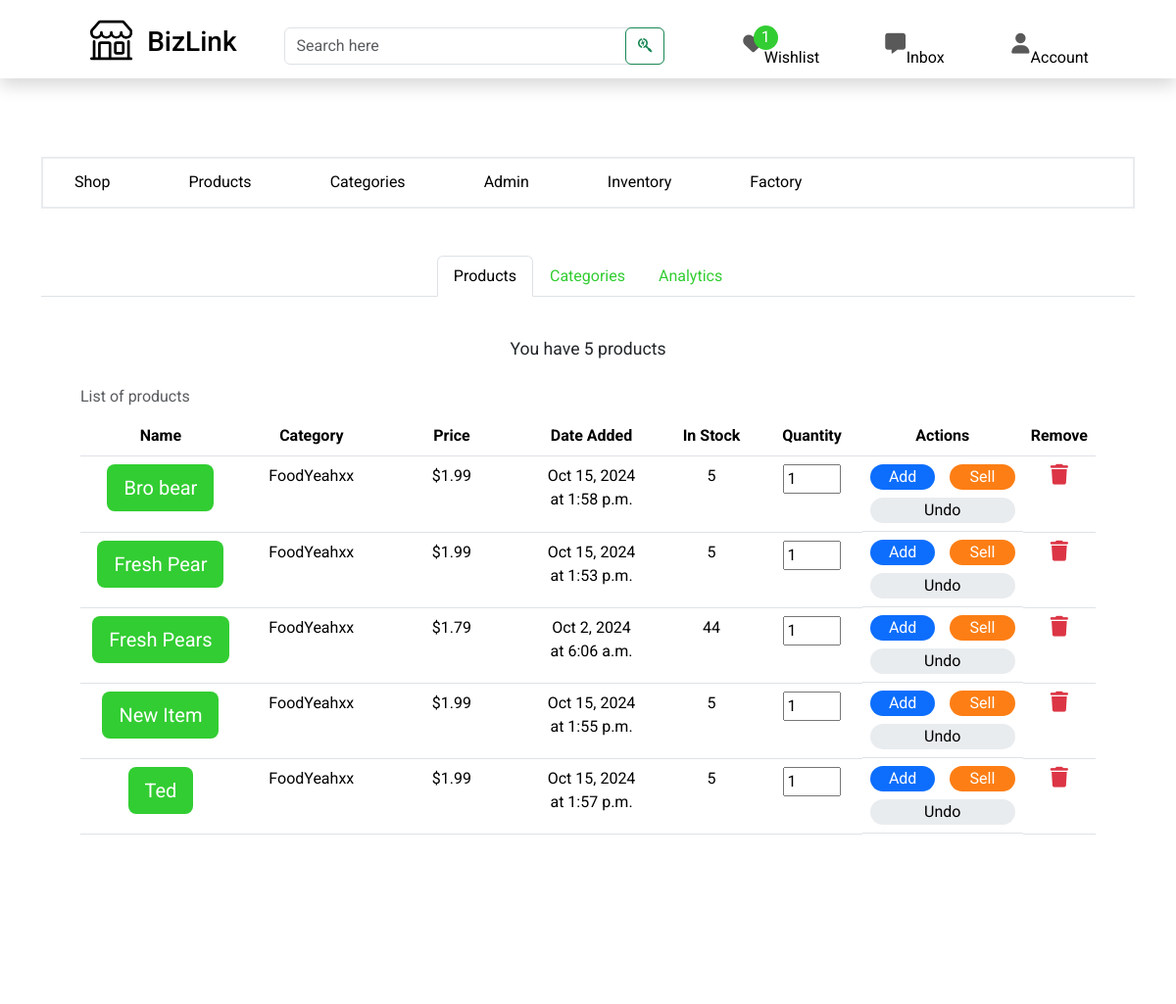
The app's page /core/owner/home/inventory/ (signed in, upper part), older data.
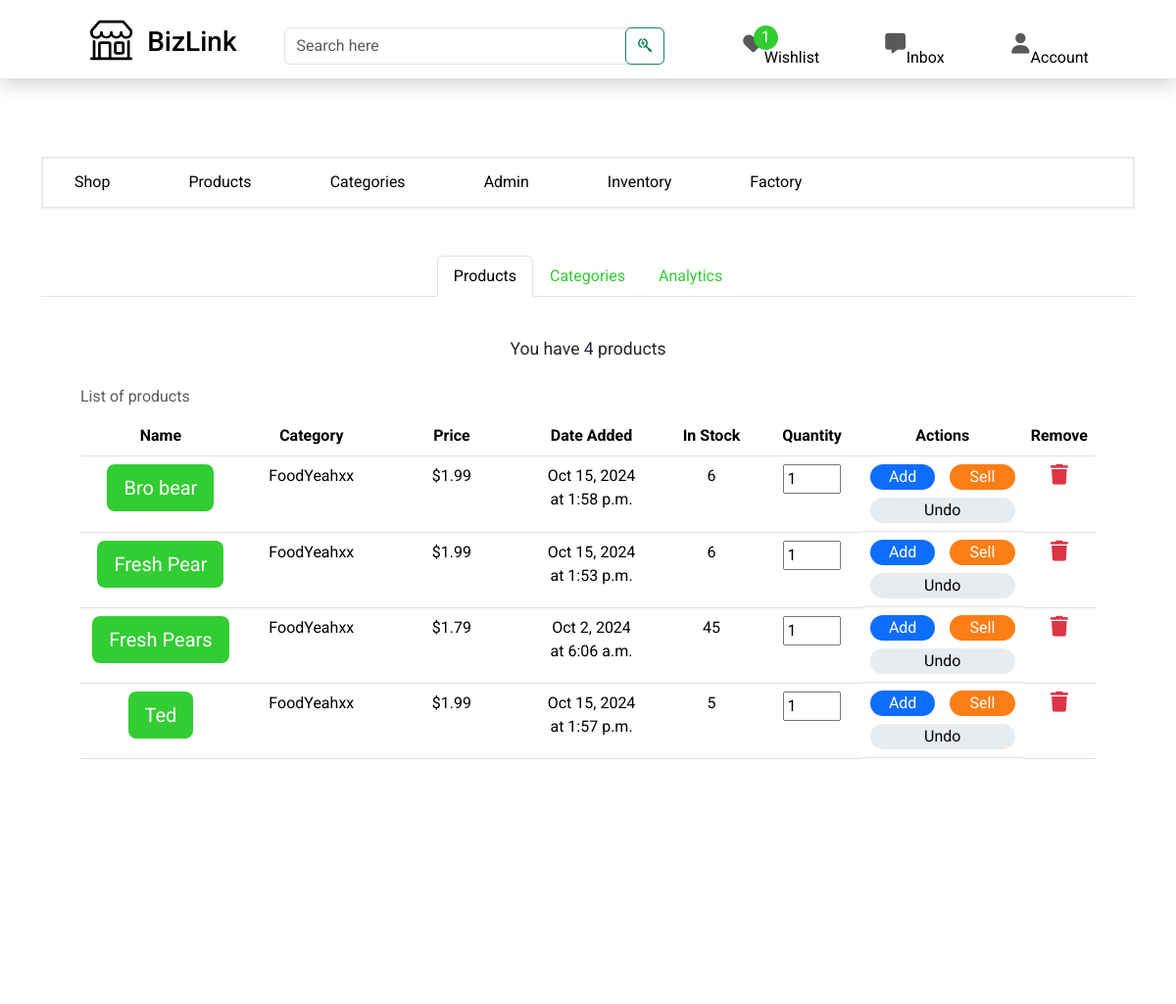
The same page, newer data.
### shop/models.py (models this page shows, shortened)
class Product(models.Model):
    productId =  ShortUUIDField(unique=True, length=10, max_length=21, prefix="product", alphabet="ABCDEF0123456789")
    name = models.CharField(max_length=255)
    category = models.ForeignKey(Category, related_name='category_products', on_delete=models.CASCADE)
    image = models.ImageField(upload_to='product_directory_path', blank=True, null=True)
    video = models.ForeignKey(ProductVideo, null=True, blank=True, on_delete=models.SET_NULL, related_name="product_on_the_video")
    shop = models.ForeignKey(Shop, related_name='shop_products', on_delete=models.CASCADE)
    description = models.TextField(blank=True, null=True)
    specifications = models.TextField(blank=True, null=True)
    mfg = models.DateTimeField(auto_now_add=False, null=True, blank=True)
    price = models.DecimalField(max_digits=15, decimal_places=2)
    stock_quantity = models.PositiveIntegerField()
    created_by = models.ForeignKey(settings.AUTH_USER_MODEL, related_name='user_products', on_delete=models.CASCADE)
    created_at = models.DateTimeField(auto_now_add=True)
    updated_at = models.DateTimeField(auto_now=True)
    tags = TaggableManager(blank=True)
    sku = ShortUUIDField(unique=True, length=4, max_length=10, prefix="sku", alphabet="0123456789")
    class Meta:
        ordering = ('name',)
        unique_together = ('created_by', 'name', 'category')

class Category(models.Model):
    categoryId =  ShortUUIDField(unique=True, length=10, max_length=21, prefix="category", alphabet="ABCDEF0123456789")
    name = models.CharField(max_length=255)
    description = models.TextField(blank=False, null=False)
    image = models.ImageField(upload_to='category_directory_path', blank=True, null=True)
    shop = models.ForeignKey(Shop, related_name='shop_categories', on_delete=models.CASCADE)
    created_at = models.DateTimeField(auto_now_add=True)
    created_by = models.ForeignKey(settings.AUTH_USER_MODEL, on_delete=models.CASCADE, related_name="user_categories")
    class Meta:
        ordering = ('name',)
        verbose_name_plural = 'Categories'
        unique_together = ('created_by', 'name')
    def __str__(self):
        return self.name
    def total_value(self):
        return self.category_products.aggregate(total=Sum('price'))['total'] or 0.00

### core/views.py (the view)
# urls.py: path("owner/home/inventory/", views.inventory, name="inventory"),
def inventory(request):
    user = request.user
    context = inventory_context(user)
    return render(request, "core/owner/inventory.html", context)

### shop/forms.py
class EditProductForm(CreateProductForm):
    pass

class EditCategoryForm(CreateCategoryForm):
    pass

### core/templatetags/custom_tags.py (called while the page is built)
@register.filter
def startswith(value, arg):
    return value.startswith(arg)

### core/views.py (called while the page is built)
def inventory_context(user):
    products = Product.objects.filter(created_by=user).order_by("name")
    categories = Category.objects.filter(created_by=user).order_by("name")
    edit_product_form = EditProductForm()
    edit_category_form = EditCategoryForm()
    more_product_image_form = MoreProductImageForm()
    more_product_video_form = MoreProductVideoForm()
    return {
        'products': products,
        'edit_product_form': edit_product_form,
        'edit_category_form': edit_category_form,
        'categories': categories,
        'more_product_image_form': more_product_image_form,
        'more_product_video_form': more_product_video_form,
    }

### templates/core/owner/inventory.html (shortened to what the changed rows need)
{% extends "core/owner/owner-base.html" %}
{% load static %}
{% block content %}
<section class="shop_inventory_intro_section">
    <div class="container">
        <div class="tab-content" id="nav-tabContent">
            <div class="tab-pane fade show active products-tab" id="nav-products" role="tabpanel" aria-labelledby="nav-products-tab" tabindex="0">
                <p class="text-center">You have
                    <span id="product-count" data-initial-count="{{ products.count }}">
                    </span>
                </p>
                <table class="table caption-top">
                    <caption>List of products</caption>
                    <thead>
                        <tr>
                        <th scope="col" class="enlarge">Name</th>
                        <th scope="col">Category</th>
                        <th scope="col" class="price">Price</th>
                        <th scope="col">Date Added</th>
                        <th scope="col" class="reduce">In Stock</th>
                        <th scope="col" class="reduce">Quantity</th>
                        <th scope="col" class="enlarge">Actions</th>
                        <th scope="col">Remove</th>
                        </tr>
                    </thead>
                    <tbody>
                        {% if products %}
                            {% for product in products %}
                                <tr id="product-row-{{ product.productId }}">
                                        <td class="enlarge">
                                            <button type="button" class="btn btn-lg product-btn"
                                            data-bs-toggle="modal" data-bs-target="#edit-product-form"
                                                data-product-id="{{ product.productId}}"
                                                data-product-name="{{ product.name }}"
                                                data-product-category="{{ product.category }}"
                                                data-product-price="{{ product.price }}"
                                                data-product-tags="{% for tag in product.tags.all %}{{ tag.slug }}{% if not forloop.last %}, {% endif %}{% endfor %}"
                                                data-product-stock-quantity="{{ product.stock_quantity }}"
                                                data-product-description="{{ product.description }}"
                                                data-product-specification="{{ product.specifications }}"
                                                data-product-image="{% if product.image %}{{ product.image.url }}{% else %}null{% endif %}"
                                                data-product-video="{% if product.video %}{{ product.video.video.url }}{% else %}null{% endif %}"
                                                data-product-video-description="{% if product.video %}{{ product.video.description }}{% endif %}"
                                                data-more-product-images='[
                                                    {% for image in product.more_product_images.all %}
                                                        {
                                                            "url": "{% if image.image %}{{ image.image.url }}{% else %}null{% endif %}",
                                                            "mpiId": "{{ image.mpiId }}"
                                                        }{% if not forloop.last %},{% endif %}
                                                    {% endfor %}
                                                ]'
                                                data-more-product-video='[
                                                    {% for video in product.more_product_videos.all %}
                                                        {
                                                            "url": "{% if video.video %}{{ video.video.url }}{% else %}null{% endif %}",
                                                            "moreProductVideoDescription": "{{ video.description }}",
                                                            "mpvId": "{{ video.mpvId }}"
                                                        }{% if not forloop.last %},{% endif %}
                                                    {% endfor %}
                                                ]'
                                                data-transaction-log-id='[
                                                    {% for transaction_log in product.product_transaction_logs.all %}
                                                        "{{ transaction_log.transactionLogId }}"{% if not forloop.last %},{% endif %}
                                                    {% endfor %}
                                                ]'
                                                data-action='[
                                                    {% for transaction_log in product.product_transaction_logs.all %}
                                                        "{{ transaction_log.action }}"{% if not forloop.last %},{% endif %}
                                                    {% endfor %}
                                                ]'
                                                data-quantity='[
                                                    {% for transaction_log in product.product_transaction_logs.all %}
                                                        {{ transaction_log.quantity }}{% if not forloop.last %},{% endif %}
                                                    {% endfor %}
                                                ]'
                                                data-timestamp='[
                                                    {% for transaction_log in product.product_transaction_logs.all %}
                                                        "{{ transaction_log.timestamp|date:"M j, Y" }} at {{ transaction_log.timestamp|date:"g:i a" }}"{% if not forloop.last %},{% endif %}
                                                    {% endfor %}
                                                ]'>
                                        {{ product.name }}
                                            </button>
                                        </td>
                                        <td>{{ product.category.name }}</td>
                                        <td>${{ product.price }}</td>
                                        <td>
                                            {{ product.created_at|date:"M j, Y" }}<br>
                                            at {{ product.created_at|date:"g:i a" }}
                                        </td>
                                        <td class="reduce" id="stock-{{ product.productId }}">{{ product.stock_quantity}}</td>
                                        <td class="quantity reduce">
                                            <input type="number" min="1" value="1" id="quantity-{{ product.productId }}" name="quantity" oninput="validity.valid||(value='');"/>
                                        </td>
                                        <td class="btns enlarge">
                                            <div class="add-and-sell">
                                                <button class="add-stock rounded-pill" data-product-id="{{ product.productId }}">Add</button>
                                                <button class="sell-stock rounded-pill" data-product-id="{{ product.productId }}">Sell</button>
                                            </div>
                                            <div class="undo">
                                                <button class="undo-stock rounded-pill" data-product-id="{{ product.productId }}">Undo</button>
                                            </div>
                                        </td>
                                        <td>
                                            <a href="#" class="remove-product" data-product-id="{{ product.productId }}">
                                                <i class="fa-solid fa-trash"></i>
                                            </a>
                                        </td>
                                </tr>
                            {% endfor %}
                        {% else %}
                            <tr>
                                <td colspan="8" class="text-center">No products available.</td>
                            </tr>
                        {% endif %}
                    </tbody>
                </table>
            </div>
            </div>
    </div>
</section>
{% endblock %}

Row changes from the older to the newer data that the page shows:
removed Product: name "New Item", category.name "FoodYeahxx", price "1.99", created_at "Oct 15, 2024", created_at "1:55 p.m.", stock_quantity "5"
changed Product "Bro bear": stock_quantity "5" → "6"
changed Product "Fresh Pear": stock_quantity "5" → "6"
changed Product "Fresh Pears": stock_quantity "44" → "45"
Text that changed along with them:
text written by a page script: "5 products" → "4 products"
